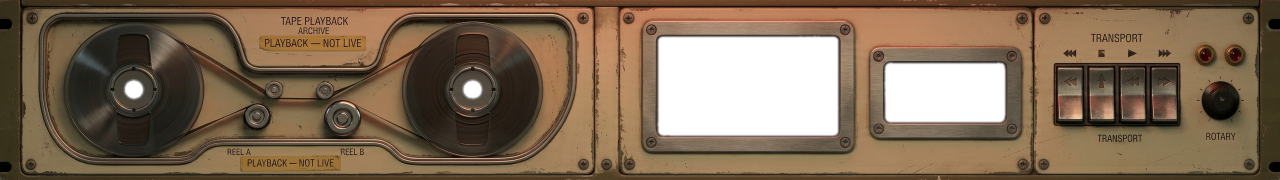
#> input picture ui/overlay/tape_overlay.png, 2560 x 360 px, found by its file name (shown at 1/2 size)
$ python unmark_knob.py ui/overlay/tape_overlay.png
#> lines starting #> are read from the running program, lines starting #| are printed output that depends on the picture
#> in main, im is the input picture: PIL image 2560x360 RGBA; mean R, G, B, A 99.2, 78.5, 56.6, 226.6
#!/usr/bin/env python3
"""
unmark_knob.py -- erase the two painted index marks from the ROTARY knob.

Run AFTER punch.py, on its output:

    ./.venv/bin/python ui/overlay/unmark_knob.py ui/overlay/tape_overlay.png

The tape unit's far-right control is a dual-concentric knob: an inner knob
with its own mark and an outer ring with a separate one. That is a real
control shape, so the deck drives it as one -- inner and outer each set a
rotor of the rotary effect. For the marks to *indicate* anything they have to
move, and a mark baked into the bitmap cannot.

Rotating a cut-out sprite of the knob was the other option and was rejected:
at the size this renders (the strip is ~1040px wide for a 2560px frame, so
the knob lands near 29px across) the mark is barely two pixels wide, and
resampling it every frame turns it to mush -- while rotating the whole disc
also spins its specular highlight, which reads as the light source turning
rather than the knob. So the artwork keeps its static shading and its
surrounding tick ring as the printed scale, and the deck draws both marks
itself as crisp vector strokes on top.

The erase samples replacement colour from the same radius, rotated to either
side, and averages the two. Sampling at the same radius preserves the knob's
radial shading (dark face, lit knurled ring, shadowed edge); taking both
sides and averaging keeps the left-lit/right-shadowed gradient roughly
continuous across the patch instead of stamping one side's tone across the
seam.

The two marks are described differently on purpose, because they are drawn
differently. The outer ring's mark really is a radial wedge. The inner knob's
is a straight vertical stroke sitting about two pixels right of centre -- so
its angle sweeps from ~5 degrees at the tip to over 100 near the hub, and a
wedge fitted to it either misses the ends or eats half the knob face. It is
specified as the rectangle it actually is, found by thresholding rather than
read off a zoom.
"""
from __future__ import annotations

import math
import sys
from pathlib import Path

from PIL import Image, ImageFilter

# Measured off the artwork, not eyeballed: the knob's dark body thresholds to
# a clean 89x89 bounding box, giving both centre and radius directly.
CX, CY = 2441.5, 197.5
# Outer ring's mark: (angle from 12 o'clock, inner radius, outer radius, half-width).
RING_MARK = (32.5, 23.0, 40.0, 7.0)
# Inner knob's mark, as an image-space box (x0, y0, x1, y1), inclusive.
INNER_MARK = (2440, 176, 2448, 202)
SAMPLE_OFFSET = 28.0
SAMPLE_ARC = 8.0            # keep the sample at least this many px off the mark


def polar(cx: float, cy: float, r: float, deg: float) -> tuple[int, int]:
    """Screen-polar: 0 degrees is 12 o'clock, angles increase clockwise."""
    th = math.radians(deg)
    return int(round(cx + r * math.sin(th))), int(round(cy - r * math.cos(th)))


def sample(px, x: int, y: int) -> tuple[int, int, int, int]:
    """Replacement colour for one mark pixel: same radius, rotated both ways.

    Near the hub a fixed angular offset barely moves the sample point, so it
    would land back on the mark and copy it. Widen the offset as the radius
    shrinks to keep a real gap, capped at a quarter turn.
    """
    dx, dy = x - CX, y - CY
    r = math.hypot(dx, dy)
    a = math.degrees(math.atan2(dx, -dy))
    off = SAMPLE_OFFSET if r <= 0 else min(90.0, max(SAMPLE_OFFSET,
                                                     math.degrees(SAMPLE_ARC / r)))
    acc = [0, 0, 0]
    for side in (-off, off):
        s = px[polar(CX, CY, r, a + side)]
        for c in range(3):
            acc[c] += s[c]
    return (acc[0] // 2, acc[1] // 2, acc[2] // 2, px[x, y][3])


def erase(im: Image.Image) -> int:
    px = im.load()
    w, h = im.size
#> w = 2560; h = 360
    targets = set()

    ang, r0, r1, half = RING_MARK
    steps = int((r1 - r0) * 2) + 1
    for i in range(steps):
        r = r0 + i * 0.5
        span = max(1, int(2 * half * max(1.0, r) / 3))
        for j in range(span + 1):
            d = ang - half + (2 * half) * (j / span if span else 0.5)
            targets.add(polar(CX, CY, r, d))

    x0, y0, x1, y1 = INNER_MARK
    for y in range(y0, y1 + 1):
        for x in range(x0, x1 + 1):
            targets.add((x, y))

    targets = {(x, y) for (x, y) in targets if 0 <= x < w and 0 <= y < h}
    patch = {p: sample(px, *p) for p in targets}
#> patch = 407 items
    for (x, y), v in patch.items():
        px[x, y] = v
#> this loop made 407 passes
#> (x, y, v) on passes 1 to 3: (2441, 182, (45, 40, 31, 255)), (2441, 191, (25, 22, 14, 255)), (2461, 169, (27, 20, 10, 255))

    # The averaged patch is flat where the original had film grain. Blur a
    # generous box around the knob and blend only the patched pixels back,
    # which softens the seam without touching a pixel outside the erase.
    box = (int(CX - 48), int(CY - 48), int(CX + 48), int(CY + 48))
    region = im.crop(box)
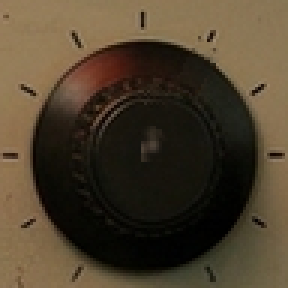
#> region: PIL image 96x96 RGBA (shown 3 times larger); mean R, G, B, A 76.4, 63.6, 44.8, 255
    blurred = region.filter(ImageFilter.GaussianBlur(1.1))
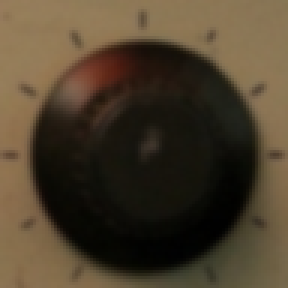
#> blurred: PIL image 96x96 RGBA (shown 3 times larger); mean R, G, B, A 76.4, 63.6, 44.8, 255
    bp = blurred.load()
    for (x, y) in patch:
        if box[0] <= x < box[2] and box[1] <= y < box[3]:
            px[x, y] = bp[x - box[0], y - box[1]]
#> this loop made 407 passes
#> (x, y) on passes 1 to 3: (2441, 182), (2441, 191), (2461, 169)
    return len(patch)


def main() -> None:
    if len(sys.argv) < 2:
        sys.exit(__doc__)
    path = Path(sys.argv[1])
    im = Image.open(path).convert("RGBA")
    n = erase(im)
#> n = 407
    im.save(path)
    print(f"  erased {n} px of painted index mark -> {path}")
#|   erased 407 px of painted index mark -> ui/overlay/tape_overlay.png


if __name__ == "__main__":
    main()

$ run again, with ui/overlay/footer_overlay.png copied over ui/overlay/tape_overlay.png
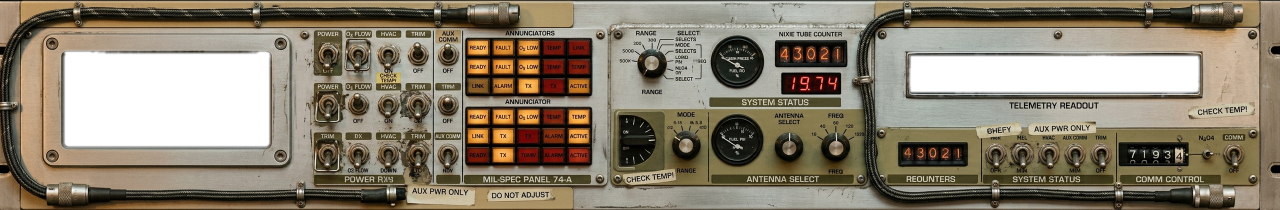
#> input picture ui/overlay/footer_overlay.png, 2560 x 420 px, found by its file name (shown at 1/2 size)
#> in main, im is the input picture: PIL image 2560x420 RGBA; mean R, G, B, A 110.7, 100.6, 83, 226.1
#> patch = 407 items
#> the loop in erase, `for (x, y), v in patch.items():` made 407 passes
#> (x, y, v) on passes 1 to 3: (2441, 182, (180, 159, 133, 255)), (2441, 191, (202, 179, 154, 255)), (2461, 169, (201, 178, 154, 255))
#> in erase, `region = im.crop(box)`:
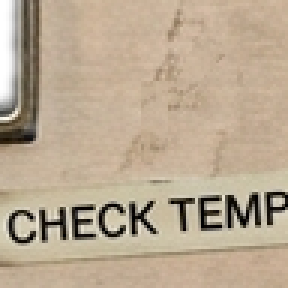
#> region: PIL image 96x96 RGBA (shown 3 times larger); mean R, G, B, A 180.7, 163.4, 140.6, 249.2; transparent parts drawn white
#> in erase, `blurred = region.filter(ImageFilter.GaussianBlur(1.1))`:
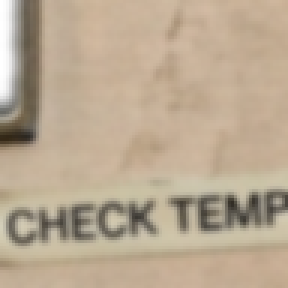
#> blurred: PIL image 96x96 RGBA (shown 3 times larger); mean R, G, B, A 180.7, 163.4, 140.6, 249.2; transparent parts drawn white
#> the loop in erase, `for (x, y) in patch:` made 407 passes
#> (x, y) on passes 1 to 3: (2441, 182), (2441, 191), (2461, 169)
#> n = 407
#|   erased 407 px of painted index mark -> ui/overlay/tape_overlay.png

$ run again, with ui/overlay/galley_overlay.png copied over ui/overlay/tape_overlay.png
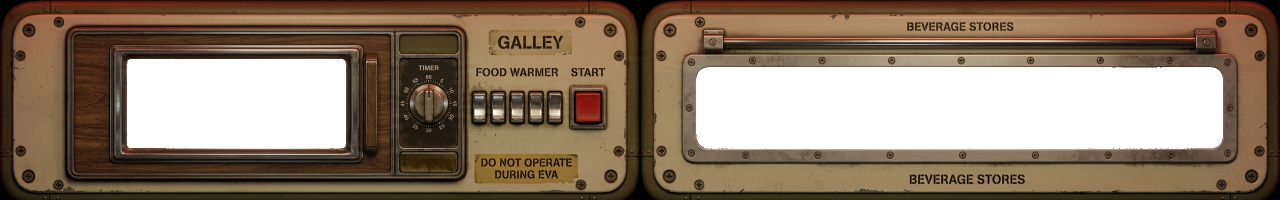
#> input picture ui/overlay/galley_overlay.png, 2560 x 400 px, found by its file name (shown at 1/2 size)
#> in main, im is the input picture: PIL image 2560x400 RGBA; mean R, G, B, A 80.2, 61.7, 43.3, 192.7
#> patch = 407 items
#> the loop in erase, `for (x, y), v in patch.items():` made 407 passes
#> (x, y, v) on passes 1 to 3: (2441, 182, (52, 42, 36, 0)), (2441, 191, (75, 66, 63, 0)), (2461, 169, (72, 55, 50, 255))
#> in erase, `region = im.crop(box)`:
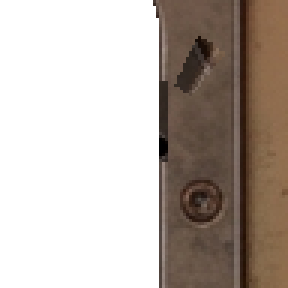
#> region: PIL image 96x96 RGBA (shown 3 times larger); mean R, G, B, A 48.3, 38, 30.3, 114.4; transparent parts drawn white
#> in erase, `blurred = region.filter(ImageFilter.GaussianBlur(1.1))`:
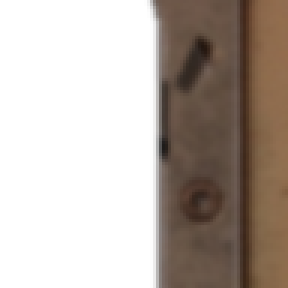
#> blurred: PIL image 96x96 RGBA (shown 3 times larger); mean R, G, B, A 48.3, 38, 30.3, 114.4; transparent parts drawn white
#> the loop in erase, `for (x, y) in patch:` made 407 passes
#> (x, y) on passes 1 to 3: (2441, 182), (2441, 191), (2461, 169)
#> n = 407
#|   erased 407 px of painted index mark -> ui/overlay/tape_overlay.png

$ run again, with ui/overlay/score_overlay.png copied over ui/overlay/tape_overlay.png
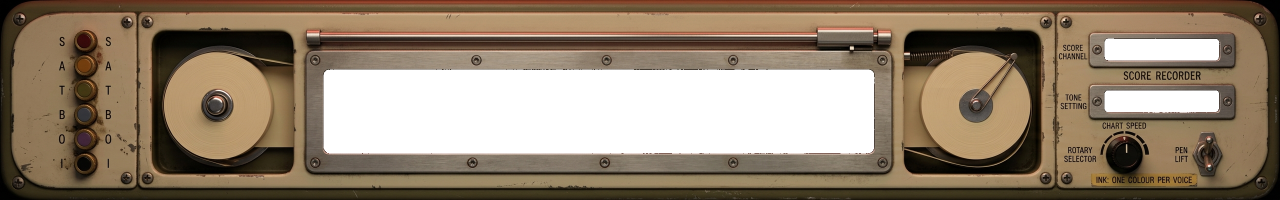
#> input picture ui/overlay/score_overlay.png, 2560 x 400 px, found by its file name (shown at 1/2 size)
#> in main, im is the input picture: PIL image 2560x400 RGBA; mean R, G, B, A 95.3, 78.3, 58.3, 204.2
#> patch = 407 items
#> the loop in erase, `for (x, y), v in patch.items():` made 407 passes
#> (x, y, v) on passes 1 to 3: (2441, 182, (49, 44, 39, 255)), (2441, 191, (48, 43, 38, 255)), (2461, 169, (131, 109, 80, 255))
#> in erase, `region = im.crop(box)`:
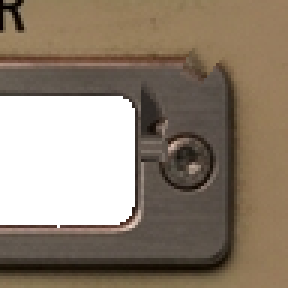
#> region: PIL image 96x96 RGBA (shown 3 times larger); mean R, G, B, A 90.4, 76.3, 60.5, 202; transparent parts drawn white
#> in erase, `blurred = region.filter(ImageFilter.GaussianBlur(1.1))`:
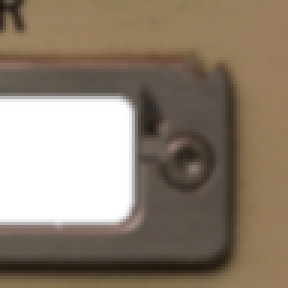
#> blurred: PIL image 96x96 RGBA (shown 3 times larger); mean R, G, B, A 90.4, 76.4, 60.5, 202; transparent parts drawn white
#> the loop in erase, `for (x, y) in patch:` made 407 passes
#> (x, y) on passes 1 to 3: (2441, 182), (2441, 191), (2461, 169)
#> n = 407
#|   erased 407 px of painted index mark -> ui/overlay/tape_overlay.png
